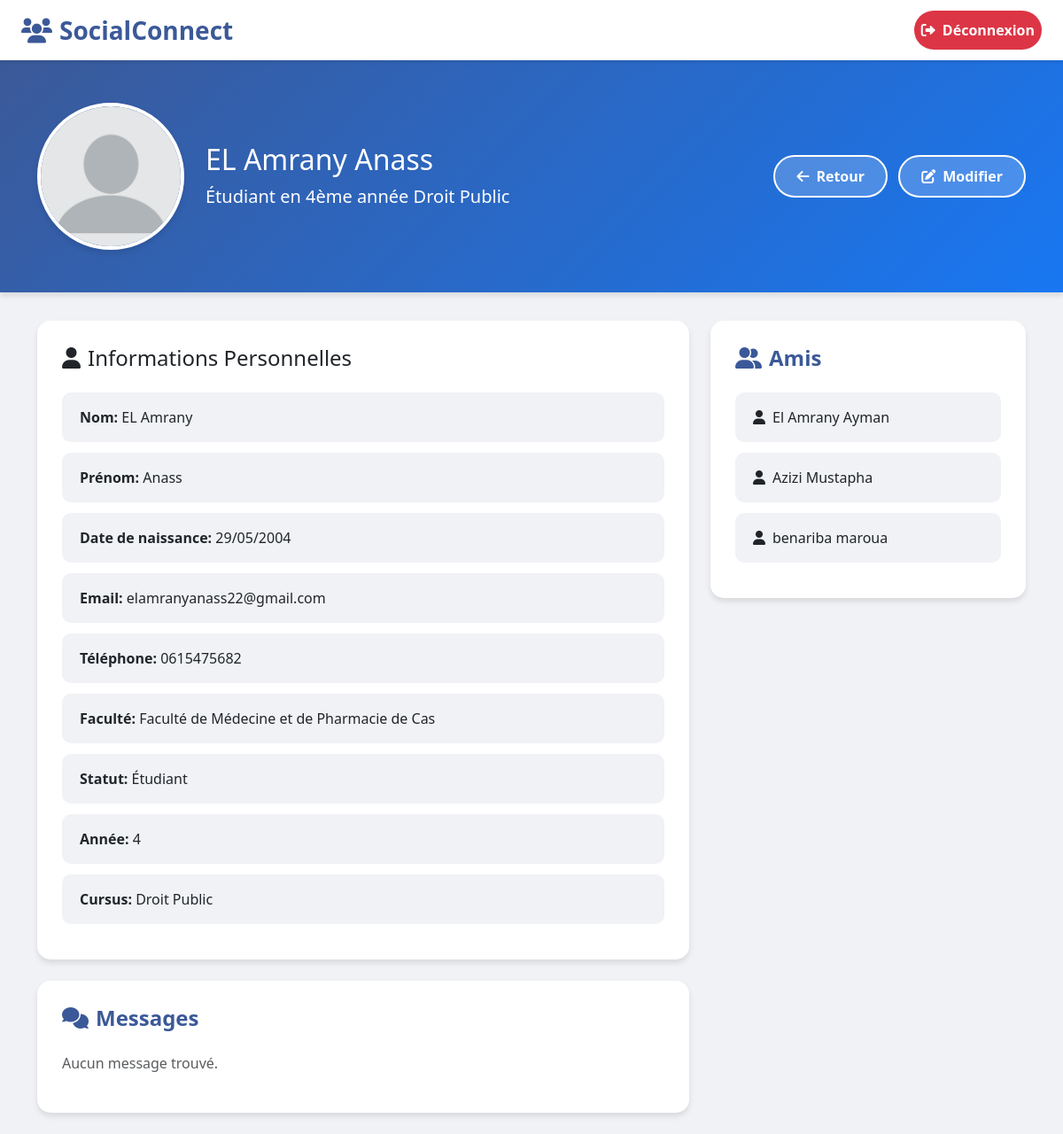
Page /profil/ (signed in) on the earlier database version.
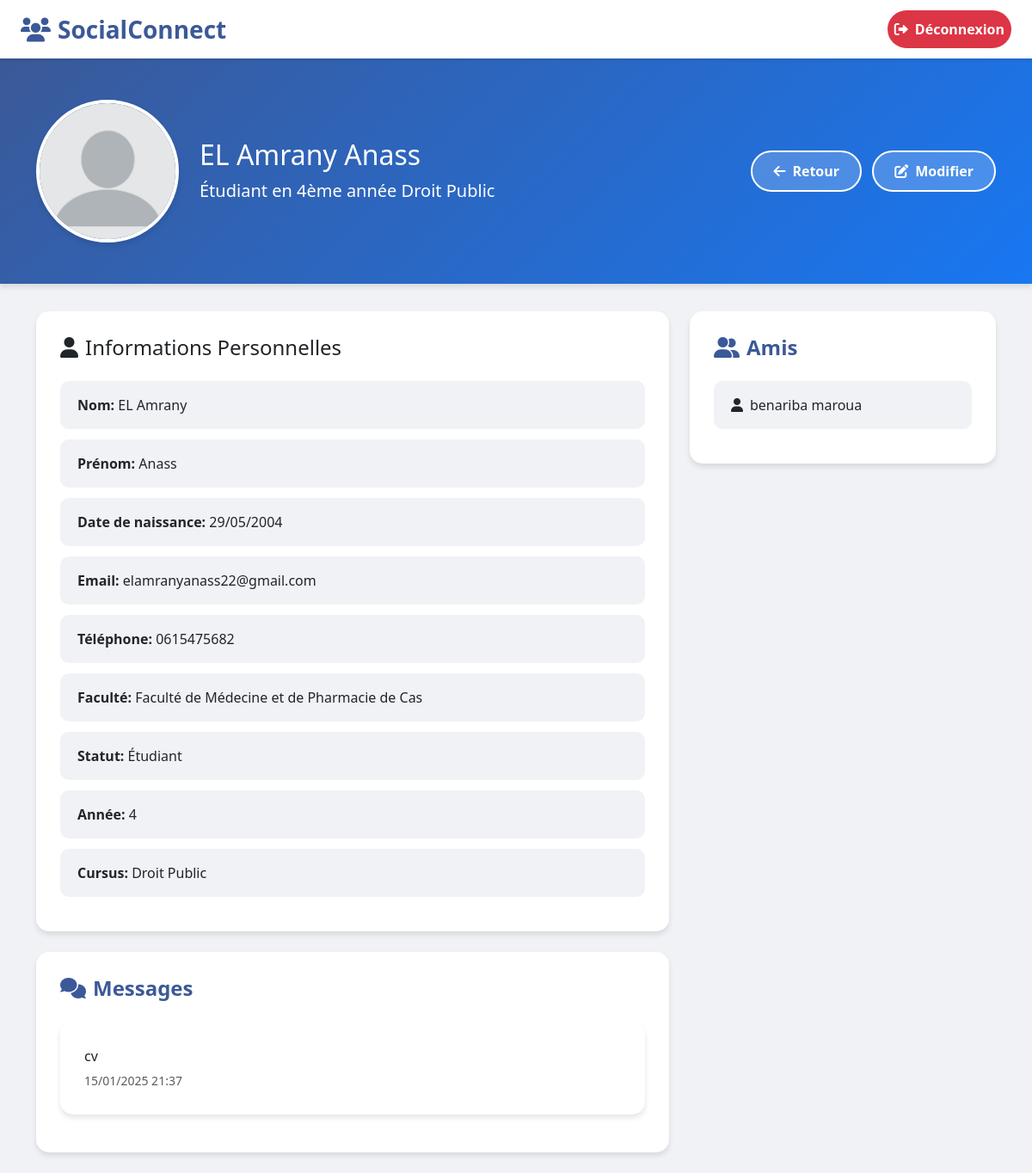
Same page on the later database version.
### Monface/models.py (models this page shows, shortened)
class Person(models.Model):
    name = models.CharField(max_length=30)
    prenom = models.CharField(max_length=32)
    date_naissance = models.DateField()
    email = models.EmailField(unique=True)
    tlf = models.CharField(max_length=20)
    password = models.CharField(max_length=302)
    Amis = models.ManyToManyField('self', symmetrical=True, blank=True)
    faculty = models.ForeignKey('Faculty', on_delete=models.CASCADE)

class Message(models.Model):
    contenu = models.TextField()
    date_publication = models.DateTimeField(auto_now_add=True, auto_now=False, verbose_name="Date de publication")
    auteur = models.ForeignKey('Person', on_delete=models.CASCADE)

### Monface/views.py (the view)
# urls.py: path('profil/', views.profil, name='profil'),
def profil(request):
    logged_user = get_logged_user_from_request(request)
    if logged_user:
        statut_message = ""  # Vous pouvez définir le statut ici si nécessaire
        if isinstance(logged_user, Student):
            if logged_user.annee == 1:
                statut_message = f"Étudiant en 1ère année {logged_user.cursus.titre}"
            elif logged_user.annee == 2:
                statut_message = f"Étudiant en 2ème année {logged_user.cursus.titre}"
            elif logged_user.annee == 3:
                statut_message = f"Étudiant en 3ème année {logged_user.cursus.titre}"
            else:
                statut_message = f"Étudiant en {logged_user.annee}ème année {logged_user.cursus.titre}"
        elif isinstance(logged_user, Employee):
            statut_message = f"Employé(e) en tant que {logged_user.job.titre} au campus {logged_user.campus.nom}"
        messages = logged_user.message_set.all().order_by("-date_publication")
        return render(request, 'voir_profile.html', {
            'person': logged_user,
            'messages': messages,
            'logged_user': logged_user,
            'statut_message': statut_message,  # Passer le statut
        })
    else:
        return redirect('/login')

### Monface/views.py (called while the page is built)
def get_logged_user_from_request(request):
    if 'logged_user_id' in request.session:
        logged_user_id = request.session['logged_user_id']
        if len(Student.objects.filter(id=logged_user_id))==1 :
             return Student.objects.get(id=logged_user_id)
        elif len(Employee.objects.filter(id=logged_user_id))==1 :
            return Employee.objects.get(id=logged_user_id)
        else :
            return None
    else :
        return None

### templates/voir_profile.html (shortened to what the changed rows need)
<!DOCTYPE html>
<html lang="fr">
<head>
    <link href="https://cdn.jsdelivr.net/npm/bootstrap@5.3.0/dist/css/bootstrap.min.css" rel="stylesheet">
    <link href="https://cdnjs.cloudflare.com/ajax/libs/font-awesome/6.0.0/css/all.min.css" rel="stylesheet">
</head>
<body>
    <div class="profile-section">
        <div class="container">
            <div class="row align-items-center">
                <div class="col-md-6">
                    <h2 class="mb-2">{{ logged_user.name }} {{ logged_user.prenom }}</h2>
                </div>
            </div>
        </div>
    </div>
    <div class="container">
        <div class="row">
            <div class="col-md-8">
                <div class="card">
                    <div class="card-body">
                        <div class="messages-list">
                            {% for message in messages %}
                                <div class="card mb-3">
                                    <div class="card-body">
                                        <p class="mb-1">{{ message.contenu }}</p>
                                        <small class="text-muted">{{ message.date_publication|date:"d/m/Y H:i" }}</small>
                                    </div>
                                </div>
                            {% empty %}
                                <p class="text-muted">Aucun message trouvé.</p>
                            {% endfor %}
                        </div>
                    </div>
                </div>
            </div>
            <div class="col-md-4">
                <div class="friends-section">
                    <ul class="list-group">
                        {% for ami in person.Amis.all %}
                            <li class="list-group-item">
                                <i class="fas fa-user me-2"></i>{{ ami.name }} {{ ami.prenom }}
                            </li>
                        {% empty %}
                            <li class="list-group-item text-muted">
                                <i class="fas fa-user-slash me-2"></i>Aucun ami pour le moment.
                            </li>
                        {% endfor %}
                    </ul>
                </div>
            </div>
        </div>
    </div>
</body>
</html>

Differences in the rows shown:
no longer on this page (row unchanged): Person: name "El Amrany", prenom "Ayman"
no longer on this page (row unchanged): Person: name "Azizi", prenom "Mustapha"
added Message: contenu "cv", date_publication "15/01/2025 21:37"
Other differences:
text no longer shown: "Aucun message trouvé."
